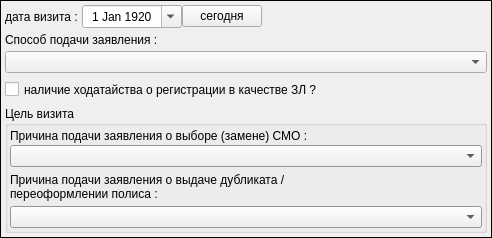
        <widget class="QFrame" name="pan_first_vizit">
         <property name="frameShape">
          <enum>QFrame::Panel</enum>
         </property>
         <property name="frameShadow">
          <enum>QFrame::Plain</enum>
         </property>
         <property name="lineWidth">
          <number>1</number>
         </property>
         <layout class="QVBoxLayout" name="verticalLayout" stretch="0,0,0,0,0">
          <property name="spacing">
           <number>4</number>
          </property>
          <property name="leftMargin">
           <number>4</number>
          </property>
          <property name="topMargin">
           <number>4</number>
          </property>
          <property name="rightMargin">
           <number>4</number>
          </property>
          <property name="bottomMargin">
           <number>4</number>
          </property>
          <item>
           <layout class="QHBoxLayout" name="horizontalLayout">
            <property name="spacing">
             <number>0</number>
            </property>
            <item>
             <widget class="QLabel" name="label_2">
              <property name="minimumSize">
               <size>
                <width>0</width>
                <height>20</height>
               </size>
              </property>
              <property name="font">
               <font>
                <weight>50</weight>
                <bold>false</bold>
               </font>
              </property>
              <property name="text">
               <string>дата визита : </string>
              </property>
              <property name="alignment">
               <set>Qt::AlignLeading|Qt::AlignLeft|Qt::AlignVCenter</set>
              </property>
             </widget>
            </item>
            <item>
             <widget class="QDateEdit" name="date_vizit">
              <property name="enabled">
               <bool>true</bool>
              </property>
              <property name="minimumSize">
               <size>
                <width>100</width>
                <height>0</height>
               </size>
              </property>
              <property name="font">
               <font>
                <weight>50</weight>
                <bold>false</bold>
               </font>
              </property>
              <property name="alignment">
               <set>Qt::AlignCenter</set>
              </property>
              <property name="readOnly">
               <bool>false</bool>
              </property>
              <property name="dateTime">
               <datetime>
                <hour>0</hour>
                <minute>0</minute>
                <second>0</second>
                <year>1920</year>
                <month>1</month>
                <day>1</day>
               </datetime>
              </property>
              <property name="maximumDate">
               <date>
                <year>2050</year>
                <month>1</month>
                <day>1</day>
               </date>
              </property>
              <property name="minimumDate">
               <date>
                <year>1920</year>
                <month>1</month>
                <day>1</day>
               </date>
              </property>
              <property name="currentSection">
               <enum>QDateTimeEdit::DaySection</enum>
              </property>
              <property name="calendarPopup">
               <bool>true</bool>
              </property>
              <property name="date">
               <date>
                <year>1920</year>
                <month>1</month>
                <day>1</day>
               </date>
              </property>
             </widget>
            </item>
            <item>
             <widget class="QPushButton" name="bn_vizit_now">
              <property name="enabled">
               <bool>true</bool>
              </property>
              <property name="font">
               <font>
                <weight>50</weight>
                <bold>false</bold>
               </font>
              </property>
              <property name="text">
               <string>сегодня</string>
              </property>
             </widget>
            </item>
            <item>
             <spacer name="horizontalSpacer_2">
              <property name="orientation">
               <enum>Qt::Horizontal</enum>
              </property>
              <property name="sizeHint" stdset="0">
               <size>
                <width>225</width>
                <height>20</height>
               </size>
              </property>
             </spacer>
            </item>
           </layout>
          </item>
          <item>
           <widget class="QLabel" name="label">
            <property name="minimumSize">
             <size>
              <width>0</width>
              <height>15</height>
             </size>
            </property>
            <property name="font">
             <font>
              <weight>50</weight>
              <bold>false</bold>
             </font>
            </property>
            <property name="text">
             <string>Способ подачи заявления :</string>
            </property>
            <property name="alignment">
             <set>Qt::AlignBottom|Qt::AlignLeading|Qt::AlignLeft</set>
            </property>
           </widget>
          </item>
          <item>
           <widget class="QComboBox" name="combo_vizit_method">
            <property name="font">
             <font>
              <weight>50</weight>
              <bold>false</bold>
             </font>
            </property>
            <property name="editable">
             <bool>false</bool>
            </property>
           </widget>
          </item>
          <item>
           <widget class="QCheckBox" name="ch_has_petition">
            <property name="minimumSize">
             <size>
              <width>0</width>
              <height>25</height>
             </size>
            </property>
            <property name="font">
             <font>
              <weight>50</weight>
              <bold>false</bold>
             </font>
            </property>
            <property name="layoutDirection">
             <enum>Qt::LeftToRight</enum>
            </property>
            <property name="text">
             <string>наличие ходатайства о регистрации в качестве ЗЛ ?</string>
            </property>
            <property name="checked">
             <bool>false</bool>
            </property>
           </widget>
          </item>
          <item>
           <widget class="QGroupBox" name="groupBox_5">
            <property name="palette">
             <palette>
              <active>
               <colorrole role="Base">
                <brush brushstyle="SolidPattern">
                 <color alpha="255">
                  <red>255</red>
                  <green>255</green>
                  <blue>255</blue>
                 </color>
                </brush>
               </colorrole>
               <colorrole role="Window">
                <brush brushstyle="SolidPattern">
                 <color alpha="255">
                  <red>212</red>
                  <green>208</green>
                  <blue>200</blue>
                 </color>
                </brush>
               </colorrole>
              </active>
              <inactive>
               <colorrole role="Base">
                <brush brushstyle="SolidPattern">
                 <color alpha="255">
                  <red>255</red>
                  <green>255</green>
                  <blue>255</blue>
                 </color>
                </brush>
               </colorrole>
               <colorrole role="Window">
                <brush brushstyle="SolidPattern">
                 <color alpha="255">
                  <red>212</red>
                  <green>208</green>
                  <blue>200</blue>
                 </color>
                </brush>
               </colorrole>
              </inactive>
              <disabled>
               <colorrole role="Base">
                <brush brushstyle="SolidPattern">
                 <color alpha="255">
                  <red>212</red>
                  <green>208</green>
                  <blue>200</blue>
                 </color>
                </brush>
               </colorrole>
               <colorrole role="Window">
                <brush brushstyle="SolidPattern">
                 <color alpha="255">
                  <red>212</red>
                  <green>208</green>
                  <blue>200</blue>
                 </color>
                </brush>
               </colorrole>
              </disabled>
             </palette>
            </property>
            <property name="title">
             <string>Цель визита</string>
            </property>
            <layout class="QVBoxLayout" name="verticalLayout_4">
             <property name="spacing">
              <number>2</number>
             </property>
             <property name="leftMargin">
              <number>2</number>
             </property>
             <property name="topMargin">
              <number>2</number>
             </property>
             <property name="rightMargin">
              <number>2</number>
             </property>
             <property name="bottomMargin">
              <number>2</number>
             </property>
             <item>
              <widget class="QLabel" name="label_3">
               <property name="minimumSize">
                <size>
                 <width>0</width>
                 <height>15</height>
                </size>
               </property>
               <property name="font">
                <font>
                 <weight>50</weight>
                 <bold>false</bold>
                </font>
               </property>
               <property name="text">
                <string>Причина подачи заявления о выборе (замене) СМО : </string>
               </property>
              </widget>
             </item>
             <item>
              <widget class="QComboBox" name="combo_reason_smo">
               <property name="enabled">
                <bool>true</bool>
               </property>
               <property name="font">
                <font>
                 <weight>50</weight>
                 <bold>false</bold>
                </font>
               </property>
               <property name="editable">
                <bool>false</bool>
               </property>
              </widget>
             </item>
             <item>
              <widget class="QLabel" name="label_4">
               <property name="minimumSize">
                <size>
                 <width>0</width>
                 <height>35</height>
                </size>
               </property>
               <property name="font">
                <font>
                 <weight>50</weight>
                 <bold>false</bold>
                </font>
               </property>
               <property name="text">
                <string>Причина подачи заявления о выдаче дубликата / 
переоформлении полиса :</string>
               </property>
              </widget>
             </item>
             <item>
              <widget class="QComboBox" name="combo_reason_polis">
               <property name="enabled">
                <bool>true</bool>
               </property>
               <property name="font">
                <font>
                 <weight>50</weight>
                 <bold>false</bold>
                </font>
               </property>
               <property name="editable">
                <bool>false</bool>
               </property>
              </widget>
             </item>
            </layout>
           </widget>
          </item>
         </layout>
        </widget>
